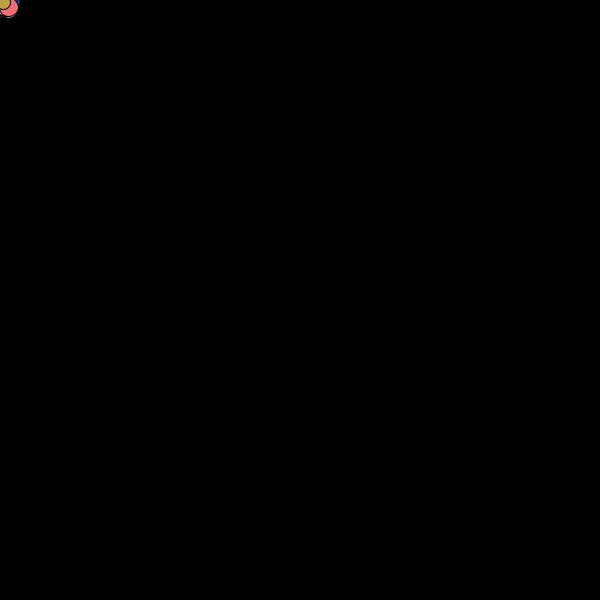
Frame 1 (no input)
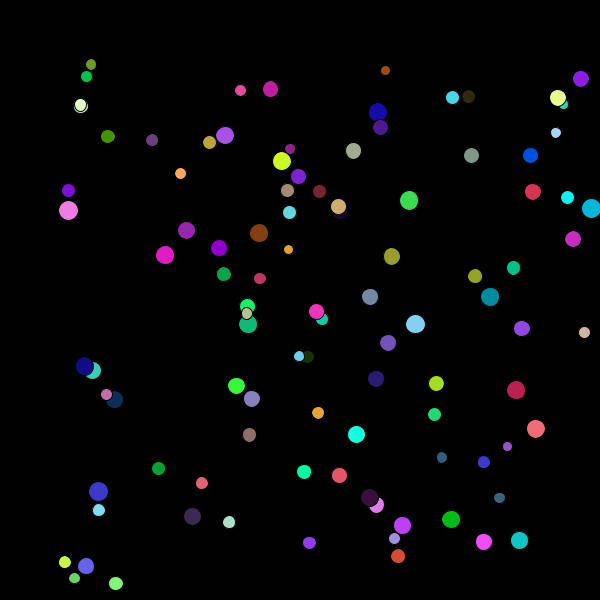
Frame 60 (the mouse pressed at the canvas centre just before this capture)
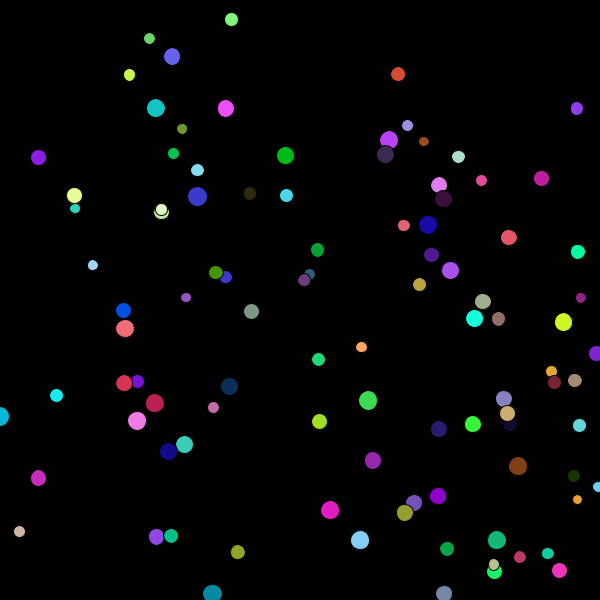
Frame 120 (the mouse held since frame 60 and released just before this capture)

The Processing sketch that drew these frames (run headless with seeded random() and noise(); from frame 60 on, the mouse is pressed at the canvas centre):

// Processing sketch: processing_119200
// ── processing_119200.pde

//introduim les variables enteres
//int r = 20;
int numeroBoles = 100;

//Dones valors nous a x,y,vx,vy per a cada bola nova creada
float[] x = new float[numeroBoles];
float[] y = new float[numeroBoles];
float[] vX = new float[numeroBoles];
float[] vY = new float[numeroBoles];
float[] r = new float[numeroBoles];
float[] c1 = new float[numeroBoles];
float[] c2 = new float[numeroBoles];
float[] c3 = new float[numeroBoles];
 
void setup(){
//donem una mida al dibuix
  size(600,600);
//Quan hi hagi entre 0 i 99 boles, afegeix boles
  for(int i = 0; i<numeroBoles; i++){
//afegeixles al punt x=0 i y=0
    x[i] = 0;
    y[i] = 0;
//amb velocitats entre 1 i 10
    vX[i] = random(1,10);
    vY[i] = random(1,10);
//radis de pilotes entre 10 i 20
    r[i] = random (10,20);
//color de boles random
    c1[i] = random (0,256);
    c2[i] = random (0,256);
    c3[i] = random (0,256);
  }
}
 
void draw(){
//Color del fons
background(1);
//Quan i valgui entre 0 i 99, a x sumali vx i a y sumali vy 
  for(int i = 0; i<numeroBoles; i++){
    x[i] += vX[i];
    y[i] += vY[i];

//Quan toqui en limits de x, canvia de signe vx 
    if((x[i]<0)||(x[i]>width-(r[i]/2))){
      vX[i] = -vX[i];
    }
//Quan toqui en limits de y, canvia de signe vy
    if((y[i]<0)||(y[i]>height-(r[i]/2))){
      vY[i] = -vY[i];
    }
  }
//Dibuixa les boles 
  for(int i = 0; i<numeroBoles; i++){
    //Amb colors random
    fill(c1[i],c2[i],c3[i]);
    ellipse(x[i],y[i],r[i],r[i]);
  }
}
